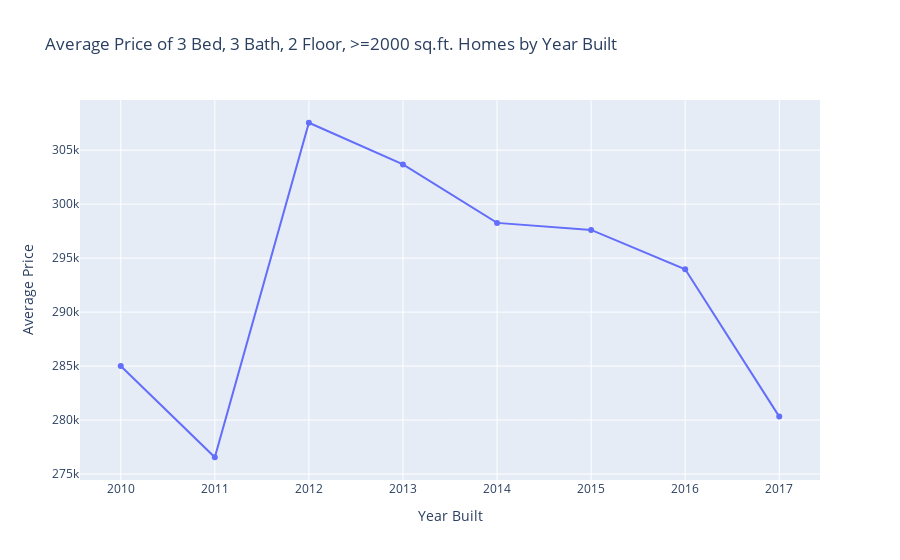

The cell this chart's notebook holds for it:
### Code cell
# 5. What is the average price of a home for each year the home was built,
# that have 3 bedrooms, 3 bathrooms, with two floors,
# and are greater than or equal to 2,000 square feet, rounded to two decimal places?

result3 = spark.sql("""
          SELECT
            date_built as year_built,
            ROUND(AVG(price), 2) AS avg_price
          FROM home_sales
          WHERE
            bedrooms=3
            AND bathrooms=3
            AND floors=2
            AND sqft_living>=2000
          GROUP BY year_built
          ORDER BY year_built""")

# Show table
result3.show()

# Convert to Pandas DataFrame for plotting
pandas_df = result3.toPandas()

# Create a Plotly graph
fig = px.line(pandas_df, x="year_built", y="avg_price", title='Average Price of 3 Bed, 3 Bath, 2 Floor, >=2000 sq.ft. Homes by Year Built', markers=True)
fig.update_xaxes(title_text="Year Built")
fig.update_yaxes(title_text="Average Price")
fig.show()

# Create a Matplotlib graph
#plt.figure(figsize=(10, 6))
#plt.plot(pandas_df['year_built'], pandas_df['avg_price'], marker='o', linestyle='-')
#plt.title("Average Price of 3 Bed, 3 Bath, 2 Floor, >=2000 sq.ft. Homes by Year Built")
#plt.xlabel("Year Built")
#plt.ylabel("Average Price")
#plt.xticks(rotation=45)
#plt.grid(True)
#plt.show()

### Figure 1 — Plotly figure (JSON) as saved in the notebook; plotly's stock layout.template omitted (floating-point values rounded to 4 significant figures)
{"data": [{"hovertemplate": "year_built=%{x}<br>avg_price=%{y}<extra></extra>", "legendgroup": "", "line": {"color": "#636efa", "dash": "solid"}, "marker": {"symbol": "circle"}, "mode": "lines+markers", "name": "", "orientation": "v", "showlegend": false, "type": "scatter", "x": [2010, 2011, 2012, 2013, 2014, 2015, 2016, 2017], "xaxis": "x", "y": [285000.0, 276600.0, 307500.0, 303700.0, 298300.0, 297600.0, 294000.0, 280300.0], "yaxis": "y"}], "layout": {"legend": {"tracegroupgap": 0}, "title": {"text": "Average Price of 3 Bed, 3 Bath, 2 Floor, >=2000 sq.ft. Homes by Year Built"}, "xaxis": {"anchor": "y", "domain": [0, 1], "title": {"text": "Year Built"}}, "yaxis": {"anchor": "x", "domain": [0, 1], "title": {"text": "Average Price"}}}}
